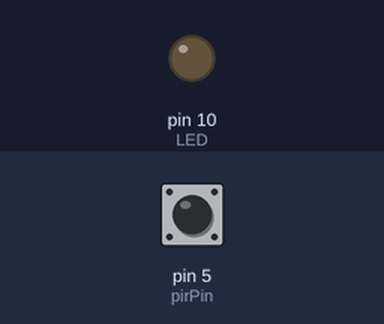
Bench run of a sketch on a simulated Arduino Uno, built with avr-gcc and run on an emulated ATmega328P. Parts: output pins drawn as LEDs (lit = HIGH). Dashed ring = blinking. The inputs (shaded band) are chosen by the test bench; at power-on: pin 5 (pirPin) LOW. What the sketch prints to the serial monitor is not drawn.

Above: at 1.2 s.
1.3 s: pin 5 (pirPin) driven HIGH
At 2.0 s:
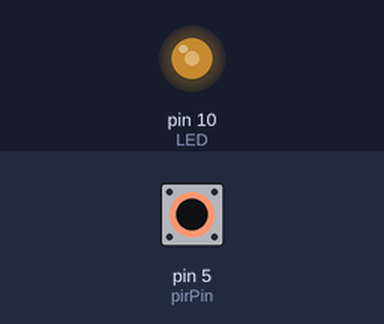
2.8 s: pin 5 (pirPin) driven LOW
At 3.2 s:
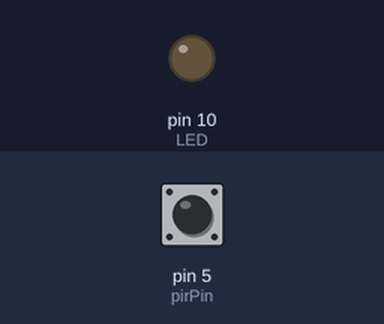
4.3 s: pin 5 (pirPin) pulsed HIGH 2 times (0.12 s each, 0.3 s apart)
At 4.73 s:
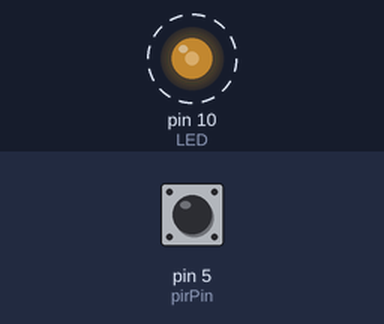
Timing chart, 0 to 7.3 s (numbered marks = the images above; inputs shaded):
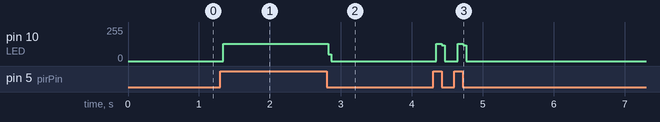

Measured:
- after the input at 1.3 s, pin 10 (LED): 0/255 → 130/255 at once
- after the input at 2.8 s, pin 10 (LED): 130/255 → 0/255 at once
- after the input at 4.3 s, pin 10 (LED): alternates 130/255 for 0.08 s and 0/255 for 0.22 s, 4 changes in all, then stays 0/255, starting at once

The sketch:

PIR_TEST_CODE.ino
```cpp
#define pirPin 5
#define  LED 10
int PIR=0;
int PIRstatus=0;
void setup() {
  // put your setup code here, to run once:
  pinMode(pirPin, INPUT);
  pinMode(LED, OUTPUT);
  Serial.begin(57600);

}

void loop() {
  // put your main code here, to run repeatedly:
  PIR = digitalRead(pirPin);
  if (PIR==HIGH)
{
  PIRstatus=1;
    Serial.print("PIR");
   Serial.print (PIRstatus);
     Serial.print("\n");
      digitalWrite(LED, HIGH);
     }
else
if (PIR==LOW)
    PIRstatus=0;
    Serial.print("PIR");
    Serial.print (PIRstatus);
    Serial.print("\n");
    digitalWrite(LED, LOW);
}
```
